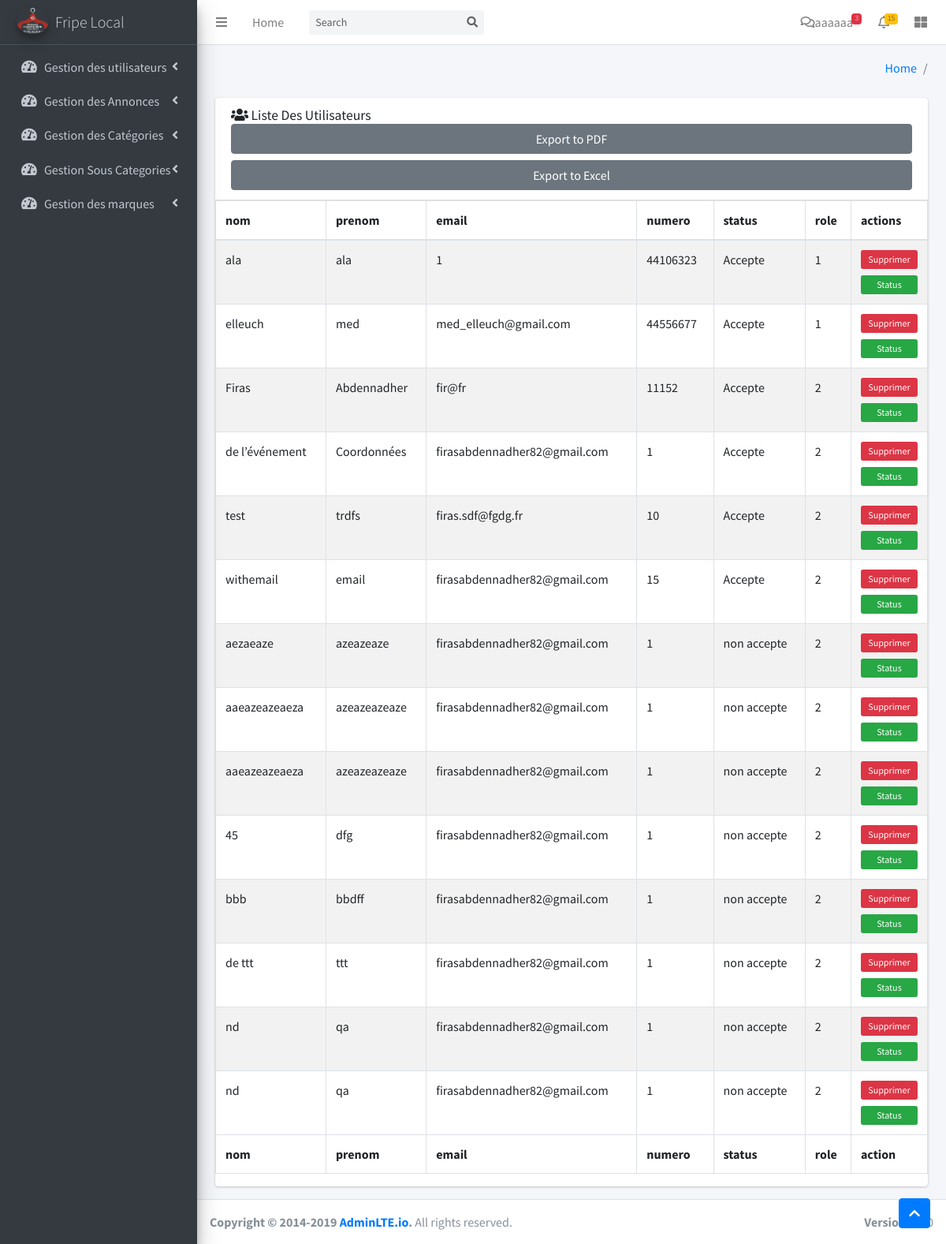
Screenshot of /admin/dashboard_personne_liste.html with the database file from the repository.
### tables this page shows
CREATE TABLE `personne` (
  `id` int(11) NOT NULL,
  `id_role` int(11) DEFAULT NULL,
  `nom_pers` varchar(200) DEFAULT NULL,
  `prenom_pers` varchar(100) DEFAULT NULL,
  `email_pers` varchar(100) DEFAULT NULL,
  `mdp_pers` varchar(200) DEFAULT NULL,
  `tel_pers` varchar(50) DEFAULT NULL,
  `status` varchar(50) DEFAULT NULL
);

### admin/models/personne.class.php (called while the page is built, shortened)
<?php
class personne extends fonction{
	public function liste($cnx,$critere){
		$personnes=$cnx->query("select * from personne ".$critere)->fetchAll(PDO::FETCH_OBJ);
		return $personnes;
	}
}

### admin/vue/admin/liste_admin.php (the view)
<section class="content">
	<div class="container-fluid">
		<div class="row">
			<section class="col-lg-12 connectedSortable">
				<div class="card card-primary">
					<div class="card-header">
						<h3 class="card-title">
							<i class="fas fa-users"></i></i>
							Liste Des Utilisateurs
						</h3>
								<input class="btn btn-block btn-secondary btn-sx  float-right" type="button" value="Export to PDF" onclick="window.location.href='pdf_dashboard_pdfetat1.html'">
								<input class="btn btn-block btn-secondary btn-sx  float-right" type="button" value="Export to Excel" onclick="window.location.href='excel_dashboard_exceletat1.html'">
					</div>
					<?php
					echo '<table id="example1" class="table table-bordered table-striped">
						<thead>
						<tr>
							<th>nom</th>
							<th>prenom</th>
							<th>email</th>
							<th>numero</th>
							<th>status</th>
							<th>role</th>
							<th>actions</th>
						</tr>
						</thead>
						<tbody>
						';
					foreach ($personnes as $personne) {
						echo "<tr>";
						echo "
									<td>" . $personne->nom_pers . "</td>
									<td>" . $personne->prenom_pers . "</td>
									<td>" . $personne->email_pers . "</td>
									<td>" . $personne->tel_pers . "</td>
									<td>" . $personne->status . "</td>
									<td>" . $personne->id_role . "</td>
									<td>
									<button onclick=\"if(!confirm('etes vous sure de supprimer?')) return false; else window.location.href='dashboard.php?controller=personne&action=supp&id=" . $personne->id . "'\" type='button' class='btn btn-block btn-danger btn-xs'>Supprimer</button>
									<button onclick=\"window.location.href='dashboard.php?controller=personne&action=edit1&id=" . $personne->id . "'\" type='button' class='btn btn-block btn-success btn-xs'>Status</button>
								";
						echo "</tr>";
					}
					echo "
						</tbody>
						<tfoot>
						<tr>
						<th>nom</th>
						<th>prenom</th>
						<th>email</th>
						<th>numero</th>
						<th>status</th>
						<th>role</th>
						<th>action</th>
						</tr>
						</tfoot>
						</table>";
					?>
				</div>
			</section>
		</div>
	</div>
</section>

### rows the page displays
personne: nom_pers "ala", prenom_pers "ala", email_pers "1", tel_pers "44106323", status "Accepte", id_role "1"
personne: nom_pers "elleuch", prenom_pers "med", email_pers "med_elleuch@gmail.com", tel_pers "44556677", status "Accepte", id_role "1"
personne: nom_pers "Firas", prenom_pers "Abdennadher", email_pers "fir@fr", tel_pers "11152", status "Accepte", id_role "2"
personne: nom_pers "de l’événement", prenom_pers "Coordonnées", email_pers "firasabdennadher82@gmail.com", tel_pers "1", status "Accepte", id_role "2"
personne: nom_pers "test", prenom_pers "trdfs", email_pers "firas.sdf@fgdg.fr", tel_pers "10", status "Accepte", id_role "2"
personne: nom_pers "withemail", prenom_pers "email", email_pers "firasabdennadher82@gmail.com", tel_pers "15", status "Accepte", id_role "2"
personne: nom_pers "aezaeaze", prenom_pers "azeazeaze", email_pers "firasabdennadher82@gmail.com", tel_pers "1", status "non accepte", id_role "2"
personne: nom_pers "aaeazeazeaeza", prenom_pers "azeazeazeaze", email_pers "firasabdennadher82@gmail.com", tel_pers "1", status "non accepte", id_role "2"
personne: nom_pers "aaeazeazeaeza", prenom_pers "azeazeazeaze", email_pers "firasabdennadher82@gmail.com", tel_pers "1", status "non accepte", id_role "2"
personne: nom_pers "45", prenom_pers "dfg", email_pers "firasabdennadher82@gmail.com", tel_pers "1", status "non accepte", id_role "2"
personne: nom_pers "bbb", prenom_pers "bbdff", email_pers "firasabdennadher82@gmail.com", tel_pers "1", status "non accepte", id_role "2"
personne: nom_pers "de ttt", prenom_pers "ttt", email_pers "firasabdennadher82@gmail.com", tel_pers "1", status "non accepte", id_role "2"
personne: nom_pers "nd", prenom_pers "qa", email_pers "firasabdennadher82@gmail.com", tel_pers "1", status "non accepte", id_role "2"
personne: nom_pers "nd", prenom_pers "qa", email_pers "firasabdennadher82@gmail.com", tel_pers "1", status "non accepte", id_role "2"
